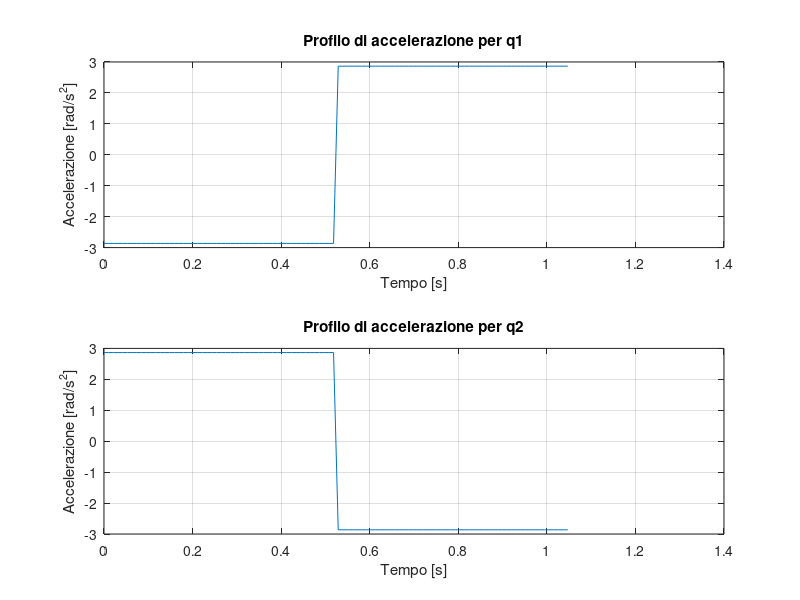

Source code (MATLAB):
clear all
clc

% Dati iniziali
p_x_in = 2 + 1/sqrt(2);
p_y_in = 1/sqrt(2);
p_x_fin = 3/sqrt(2);
p_y_fin = -1/sqrt(2);

l1 = 2; 
l2 = 1; 

% Soluzione per la posizione iniziale
c2_in = (p_x_in^2 + p_y_in^2 - (l1^2 + l2^2)) / (2*l1*l2);
s2_pos_in = sqrt(1 - c2_in^2);
s2_neg_in = -sqrt(1 - c2_in^2);

q2_pos_in = atan2(s2_pos_in, c2_in);
q2_neg_in = atan2(s2_neg_in, c2_in);

q1_pos_in = atan2(p_y_in, p_x_in) - atan2(l2 * s2_pos_in, l1 + l2 * c2_in);
q1_neg_in = atan2(p_y_in, p_x_in) - atan2(l2 * s2_neg_in, l1 + l2 * c2_in);

q_first_in = [q1_pos_in; q2_pos_in];
q_second_in = [q1_neg_in; q2_neg_in];

disp("First solution with P_in:");
disp(q_first_in);
disp("Second solution with P_in:");
disp(q_second_in);

% Soluzione per la posizione finale
c2_fin = (p_x_fin^2 + p_y_fin^2 - (l1^2 + l2^2)) / (2*l1*l2);
s2_pos_fin = sqrt(1 - c2_fin^2);
s2_neg_fin = -sqrt(1 - c2_fin^2);

q2_pos_fin = atan2(s2_pos_fin, c2_fin);
q2_neg_fin = atan2(s2_neg_fin, c2_fin);

q1_pos_fin = atan2(p_y_fin, p_x_fin) - atan2(l2 * s2_pos_fin, l1 + l2 * c2_fin);
q1_neg_fin = atan2(p_y_fin, p_x_fin) - atan2(l2 * s2_neg_fin, l1 + l2 * c2_fin);

q_first_fin = [q1_pos_fin; q2_pos_fin];
q_second_fin = [q1_neg_fin; q2_neg_fin];

disp("First solution with P_fin:");
disp(q_first_fin);
disp("Second solution with P_fin:");
disp(q_second_fin);

% Dati per il moto bang-bang
Vmax1 = 2; % [rad/s]
Vmax2 = 1.5; % [rad/s]

% Calcolo delle accelerazioni e tempi minimi
delta_q1 = q_first_fin(1) - q_first_in(1);
delta_q2 = q_first_fin(2) - q_first_in(2);

%il meno perchè "symmetric bang-bang acceleration profile" dovuti dai constraint dell'esercizio 
Amax1 = -Vmax1^2 / abs(delta_q1)
Amax2 = Vmax2^2 / abs(delta_q2)

T1 = sqrt(4 * abs(delta_q1) / Amax1)
T2 = sqrt(4 * abs(delta_q2) / Amax2)

T = max(T1, T2);

% Accelerazioni ridimensionate per il tempo coordinato
%il meno perchè "symmetric bang-bang acceleration profile" dovuti dai constraint dell'esercizio 
A1 = -4 * abs(delta_q1) / T^2
A2 = 4 * abs(delta_q2) / T^2

t = linspace(0, T, 100);
a1 = A1 * (t < T/2) - A1 * (t >= T/2);
a2 = A2 * (t < T/2) - A2 * (t >= T/2);

% Grafici
figure;
subplot(2,1,1);
plot(t, a1);
title('Profilo di accelerazione per q1');
xlabel('Tempo [s]');
ylabel('Accelerazione [rad/s^2]');
grid on;

subplot(2,1,2);
plot(t, a2);
title('Profilo di accelerazione per q2');
xlabel('Tempo [s]');
ylabel('Accelerazione [rad/s^2]');
grid on;

